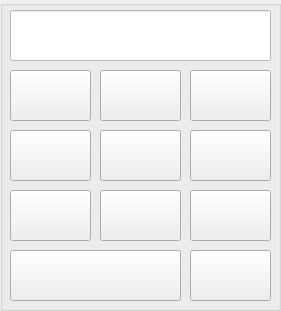
  <widget class="QGroupBox" name="groupBox">
   <property name="geometry">
    <rect>
     <x>810</x>
     <y>200</y>
     <width>281</width>
     <height>311</height>
    </rect>
   </property>
   <property name="title">
    <string/>
   </property>
   <widget class="QPushButton" name="btnTemizle">
    <property name="geometry">
     <rect>
      <x>10</x>
      <y>250</y>
      <width>171</width>
      <height>51</height>
     </rect>
    </property>
    <property name="text">
     <string/>
    </property>
    <property name="icon">
     <iconset>
      <normaloff>:/hspMakınesı/resimler/hesap/C.jpg</normaloff>:/hspMakınesı/resimler/hesap/C.jpg</iconset>
    </property>
    <property name="iconSize">
     <size>
      <width>170</width>
      <height>150</height>
     </size>
    </property>
   </widget>
   <widget class="QPushButton" name="btn8">
    <property name="geometry">
     <rect>
      <x>100</x>
      <y>190</y>
      <width>81</width>
      <height>51</height>
     </rect>
    </property>
    <property name="text">
     <string/>
    </property>
    <property name="icon">
     <iconset>
      <normaloff>:/hspMakınesı/resimler/hesap/Yeni Proje (9).jpg</normaloff>:/hspMakınesı/resimler/hesap/Yeni Proje (9).jpg</iconset>
    </property>
    <property name="iconSize">
     <size>
      <width>80</width>
      <height>60</height>
     </size>
    </property>
   </widget>
   <widget class="QPushButton" name="btn1">
    <property name="geometry">
     <rect>
      <x>10</x>
      <y>70</y>
      <width>81</width>
      <height>51</height>
     </rect>
    </property>
    <property name="text">
     <string/>
    </property>
    <property name="icon">
     <iconset>
      <normaloff>:/hspMakınesı/resimler/hesap/Yeni Proje.png</normaloff>:/hspMakınesı/resimler/hesap/Yeni Proje.png</iconset>
    </property>
    <property name="iconSize">
     <size>
      <width>80</width>
      <height>60</height>
     </size>
    </property>
   </widget>
   <widget class="QPushButton" name="btn3">
    <property name="geometry">
     <rect>
      <x>190</x>
      <y>70</y>
      <width>81</width>
      <height>51</height>
     </rect>
    </property>
    <property name="text">
     <string/>
    </property>
    <property name="icon">
     <iconset>
      <normaloff>:/hspMakınesı/resimler/hesap/Yeni Proje (4).jpg</normaloff>:/hspMakınesı/resimler/hesap/Yeni Proje (4).jpg</iconset>
    </property>
    <property name="iconSize">
     <size>
      <width>80</width>
      <height>60</height>
     </size>
    </property>
   </widget>
   <widget class="QPushButton" name="btn7">
    <property name="geometry">
     <rect>
      <x>10</x>
      <y>190</y>
      <width>81</width>
      <height>51</height>
     </rect>
    </property>
    <property name="text">
     <string/>
    </property>
    <property name="icon">
     <iconset>
      <normaloff>:/hspMakınesı/resimler/hesap/Yeni Proje (8).jpg</normaloff>:/hspMakınesı/resimler/hesap/Yeni Proje (8).jpg</iconset>
    </property>
    <property name="iconSize">
     <size>
      <width>80</width>
      <height>60</height>
     </size>
    </property>
   </widget>
   <widget class="QPushButton" name="btn2">
    <property name="geometry">
     <rect>
      <x>100</x>
      <y>70</y>
      <width>81</width>
      <height>51</height>
     </rect>
    </property>
    <property name="text">
     <string/>
    </property>
    <property name="icon">
     <iconset>
      <normaloff>:/hspMakınesı/resimler/hesap/Yeni Proje (3).jpg</normaloff>:/hspMakınesı/resimler/hesap/Yeni Proje (3).jpg</iconset>
    </property>
    <property name="iconSize">
     <size>
      <width>80</width>
      <height>60</height>
     </size>
    </property>
   </widget>
   <widget class="QLineEdit" name="lnUrunAdet">
    <property name="geometry">
     <rect>
      <x>10</x>
      <y>10</y>
      <width>261</width>
      <height>51</height>
     </rect>
    </property>
    <property name="palette">
     <palette>
      <active>
       <colorrole role="WindowText">
        <brush brushstyle="SolidPattern">
         <color alpha="255">
          <red>0</red>
          <green>0</green>
          <blue>0</blue>
         </color>
        </brush>
       </colorrole>
       <colorrole role="Button">
        <brush brushstyle="SolidPattern">
         <color alpha="255">
          <red>255</red>
          <green>255</green>
          <blue>255</blue>
         </color>
        </brush>
       </colorrole>
       <colorrole role="Light">
        <brush brushstyle="SolidPattern">
         <color alpha="255">
          <red>255</red>
          <green>255</green>
          <blue>255</blue>
         </color>
        </brush>
       </colorrole>
       <colorrole role="Midlight">
        <brush brushstyle="SolidPattern">
         <color alpha="255">
          <red>255</red>
          <green>255</green>
          <blue>255</blue>
         </color>
        </brush>
       </colorrole>
       <colorrole role="Dark">
        <brush brushstyle="SolidPattern">
         <color alpha="255">
          <red>127</red>
          <green>127</green>
          <blue>127</blue>
         </color>
        </brush>
       </colorrole>
       <colorrole role="Mid">
        <brush brushstyle="SolidPattern">
         <color alpha="255">
          <red>170</red>
          <green>170</green>
          <blue>170</blue>
         </color>
        </brush>
       </colorrole>
       <colorrole role="Text">
        <brush brushstyle="SolidPattern">
         <color alpha="255">
          <red>0</red>
          <green>0</green>
          <blue>0</blue>
         </color>
        </brush>
       </colorrole>
       <colorrole role="BrightText">
        <brush brushstyle="SolidPattern">
         <color alpha="255">
          <red>255</red>
          <green>255</green>
          <blue>255</blue>
         </color>
        </brush>
       </colorrole>
       <colorrole role="ButtonText">
        <brush brushstyle="SolidPattern">
         <color alpha="255">
          <red>0</red>
          <green>0</green>
          <blue>0</blue>
         </color>
        </brush>
       </colorrole>
       <colorrole role="Base">
        <brush brushstyle="SolidPattern">
         <color alpha="255">
          <red>255</red>
          <green>255</green>
          <blue>255</blue>
         </color>
        </brush>
       </colorrole>
       <colorrole role="Window">
        <brush brushstyle="SolidPattern">
         <color alpha="255">
          <red>255</red>
          <green>255</green>
          <blue>255</blue>
         </color>
        </brush>
       </colorrole>
       <colorrole role="Shadow">
        <brush brushstyle="SolidPattern">
         <color alpha="255">
          <red>0</red>
          <green>0</green>
          <blue>0</blue>
         </color>
        </brush>
       </colorrole>
       <colorrole role="AlternateBase">
        <brush brushstyle="SolidPattern">
         <color alpha="255">
          <red>255</red>
          <green>255</green>
          <blue>255</blue>
         </color>
        </brush>
       </colorrole>
       <colorrole role="ToolTipBase">
        <brush brushstyle="SolidPattern">
         <color alpha="255">
          <red>255</red>
          <green>255</green>
          <blue>220</blue>
         </color>
        </brush>
       </colorrole>
       <colorrole role="ToolTipText">
        <brush brushstyle="SolidPattern">
         <color alpha="255">
          <red>0</red>
          <green>0</green>
          <blue>0</blue>
         </color>
        </brush>
       </colorrole>
      </active>
      <inactive>
       <colorrole role="WindowText">
        <brush brushstyle="SolidPattern">
         <color alpha="255">
          <red>0</red>
          <green>0</green>
          <blue>0</blue>
         </color>
        </brush>
       </colorrole>
       <colorrole role="Button">
        <brush brushstyle="SolidPattern">
         <color alpha="255">
          <red>255</red>
          <green>255</green>
          <blue>255</blue>
         </color>
        </brush>
       </colorrole>
       <colorrole role="Light">
        <brush brushstyle="SolidPattern">
         <color alpha="255">
          <red>255</red>
          <green>255</green>
          <blue>255</blue>
         </color>
        </brush>
       </colorrole>
       <colorrole role="Midlight">
        <brush brushstyle="SolidPattern">
         <color alpha="255">
          <red>255</red>
          <green>255</green>
          <blue>255</blue>
         </color>
        </brush>
       </colorrole>
       <colorrole role="Dark">
        <brush brushstyle="SolidPattern">
         <color alpha="255">
          <red>127</red>
          <green>127</green>
          <blue>127</blue>
         </color>
        </brush>
       </colorrole>
       <colorrole role="Mid">
        <brush brushstyle="SolidPattern">
         <color alpha="255">
          <red>170</red>
          <green>170</green>
          <blue>170</blue>
         </color>
        </brush>
       </colorrole>
       <colorrole role="Text">
        <brush brushstyle="SolidPattern">
         <color alpha="255">
          <red>0</red>
          <green>0</green>
          <blue>0</blue>
         </color>
        </brush>
       </colorrole>
       <colorrole role="BrightText">
        <brush brushstyle="SolidPattern">
         <color alpha="255">
          <red>255</red>
          <green>255</green>
          <blue>255</blue>
         </color>
        </brush>
       </colorrole>
       <colorrole role="ButtonText">
        <brush brushstyle="SolidPattern">
         <color alpha="255">
          <red>0</red>
          <green>0</green>
          <blue>0</blue>
         </color>
        </brush>
       </colorrole>
       <colorrole role="Base">
        <brush brushstyle="SolidPattern">
         <color alpha="255">
          <red>255</red>
          <green>255</green>
          <blue>255</blue>
         </color>
        </brush>
       </colorrole>
       <colorrole role="Window">
        <brush brushstyle="SolidPattern">
         <color alpha="255">
          <red>255</red>
          <green>255</green>
          <blue>255</blue>
         </color>
        </brush>
       </colorrole>
       <colorrole role="Shadow">
        <brush brushstyle="SolidPattern">
         <color alpha="255">
          <red>0</red>
          <green>0</green>
          <blue>0</blue>
         </color>
        </brush>
       </colorrole>
       <colorrole role="AlternateBase">
        <brush brushstyle="SolidPattern">
         <color alpha="255">
          <red>255</red>
          <green>255</green>
          <blue>255</blue>
         </color>
        </brush>
       </colorrole>
       <colorrole role="ToolTipBase">
        <brush brushstyle="SolidPattern">
         <color alpha="255">
          <red>255</red>
          <green>255</green>
          <blue>220</blue>
         </color>
        </brush>
       </colorrole>
       <colorrole role="ToolTipText">
        <brush brushstyle="SolidPattern">
         <color alpha="255">
          <red>0</red>
          <green>0</green>
          <blue>0</blue>
         </color>
        </brush>
       </colorrole>
      </inactive>
      <disabled>
       <colorrole role="WindowText">
        <brush brushstyle="SolidPattern">
         <color alpha="255">
          <red>127</red>
          <green>127</green>
          <blue>127</blue>
         </color>
        </brush>
       </colorrole>
       <colorrole role="Button">
        <brush brushstyle="SolidPattern">
         <color alpha="255">
          <red>255</red>
          <green>255</green>
          <blue>255</blue>
         </color>
        </brush>
       </colorrole>
       <colorrole role="Light">
        <brush brushstyle="SolidPattern">
         <color alpha="255">
          <red>255</red>
          <green>255</green>
          <blue>255</blue>
         </color>
        </brush>
       </colorrole>
       <colorrole role="Midlight">
        <brush brushstyle="SolidPattern">
         <color alpha="255">
          <red>255</red>
          <green>255</green>
          <blue>255</blue>
         </color>
        </brush>
       </colorrole>
       <colorrole role="Dark">
        <brush brushstyle="SolidPattern">
         <color alpha="255">
          <red>127</red>
          <green>127</green>
          <blue>127</blue>
         </color>
        </brush>
       </colorrole>
       <colorrole role="Mid">
        <brush brushstyle="SolidPattern">
         <color alpha="255">
          <red>170</red>
          <green>170</green>
          <blue>170</blue>
         </color>
        </brush>
       </colorrole>
       <colorrole role="Text">
        <brush brushstyle="SolidPattern">
         <color alpha="255">
          <red>127</red>
          <green>127</green>
          <blue>127</blue>
         </color>
        </brush>
       </colorrole>
       <colorrole role="BrightText">
        <brush brushstyle="SolidPattern">
         <color alpha="255">
          <red>255</red>
          <green>255</green>
          <blue>255</blue>
         </color>
        </brush>
       </colorrole>
       <colorrole role="ButtonText">
        <brush brushstyle="SolidPattern">
         <color alpha="255">
          <red>127</red>
          <green>127</green>
          <blue>127</blue>
         </color>
        </brush>
       </colorrole>
       <colorrole role="Base">
        <brush brushstyle="SolidPattern">
         <color alpha="255">
          <red>255</red>
          <green>255</green>
          <blue>255</blue>
         </color>
        </brush>
       </colorrole>
       <colorrole role="Window">
        <brush brushstyle="SolidPattern">
         <color alpha="255">
          <red>255</red>
          <green>255</green>
          <blue>255</blue>
         </color>
        </brush>
       </colorrole>
       <colorrole role="Shadow">
        <brush brushstyle="SolidPattern">
         <color alpha="255">
          <red>0</red>
          <green>0</green>
          <blue>0</blue>
         </color>
        </brush>
       </colorrole>
       <colorrole role="AlternateBase">
        <brush brushstyle="SolidPattern">
         <color alpha="255">
          <red>255</red>
          <green>255</green>
          <blue>255</blue>
         </color>
        </brush>
       </colorrole>
       <colorrole role="ToolTipBase">
        <brush brushstyle="SolidPattern">
         <color alpha="255">
          <red>255</red>
          <green>255</green>
          <blue>220</blue>
         </color>
        </brush>
       </colorrole>
       <colorrole role="ToolTipText">
        <brush brushstyle="SolidPattern">
         <color alpha="255">
          <red>0</red>
          <green>0</green>
          <blue>0</blue>
         </color>
        </brush>
       </colorrole>
      </disabled>
     </palette>
    </property>
    <property name="font">
     <font>
      <family>Arial</family>
      <pointsize>12</pointsize>
      <weight>75</weight>
      <bold>true</bold>
     </font>
    </property>
    <property name="text">
     <string/>
    </property>
   </widget>
   <widget class="QPushButton" name="btn9">
    <property name="geometry">
     <rect>
      <x>190</x>
      <y>190</y>
      <width>81</width>
      <height>51</height>
     </rect>
    </property>
    <property name="text">
     <string/>
    </property>
    <property name="icon">
     <iconset>
      <normaloff>:/hspMakınesı/resimler/hesap/Yeni Proje (10).jpg</normaloff>:/hspMakınesı/resimler/hesap/Yeni Proje (10).jpg</iconset>
    </property>
    <property name="iconSize">
     <size>
      <width>80</width>
      <height>60</height>
     </size>
    </property>
   </widget>
   <widget class="QPushButton" name="btn6">
    <property name="geometry">
     <rect>
      <x>190</x>
      <y>130</y>
      <width>81</width>
      <height>51</height>
     </rect>
    </property>
    <property name="text">
     <string/>
    </property>
    <property name="icon">
     <iconset>
      <normaloff>:/hspMakınesı/resimler/hesap/Yeni Proje (7).jpg</normaloff>:/hspMakınesı/resimler/hesap/Yeni Proje (7).jpg</iconset>
    </property>
    <property name="iconSize">
     <size>
      <width>80</width>
      <height>60</height>
     </size>
    </property>
   </widget>
   <widget class="QPushButton" name="btn5">
    <property name="geometry">
     <rect>
      <x>100</x>
      <y>130</y>
      <width>81</width>
      <height>51</height>
     </rect>
    </property>
    <property name="text">
     <string/>
    </property>
    <property name="icon">
     <iconset>
      <normaloff>:/hspMakınesı/resimler/hesap/Yeni Proje (6).jpg</normaloff>:/hspMakınesı/resimler/hesap/Yeni Proje (6).jpg</iconset>
    </property>
    <property name="iconSize">
     <size>
      <width>80</width>
      <height>60</height>
     </size>
    </property>
   </widget>
   <widget class="QPushButton" name="btn4">
    <property name="geometry">
     <rect>
      <x>10</x>
      <y>130</y>
      <width>81</width>
      <height>51</height>
     </rect>
    </property>
    <property name="text">
     <string/>
    </property>
    <property name="icon">
     <iconset>
      <normaloff>:/hspMakınesı/resimler/hesap/Yeni Proje (5).jpg</normaloff>:/hspMakınesı/resimler/hesap/Yeni Proje (5).jpg</iconset>
    </property>
    <property name="iconSize">
     <size>
      <width>80</width>
      <height>60</height>
     </size>
    </property>
   </widget>
   <widget class="QPushButton" name="btn0">
    <property name="geometry">
     <rect>
      <x>190</x>
      <y>250</y>
      <width>81</width>
      <height>51</height>
     </rect>
    </property>
    <property name="text">
     <string/>
    </property>
    <property name="icon">
     <iconset>
      <normaloff>:/hspMakınesı/resimler/hesap/Yeni Proje (3.jpg</normaloff>:/hspMakınesı/resimler/hesap/Yeni Proje (3.jpg</iconset>
    </property>
    <property name="iconSize">
     <size>
      <width>80</width>
      <height>60</height>
     </size>
    </property>
   </widget>
  </widget>
